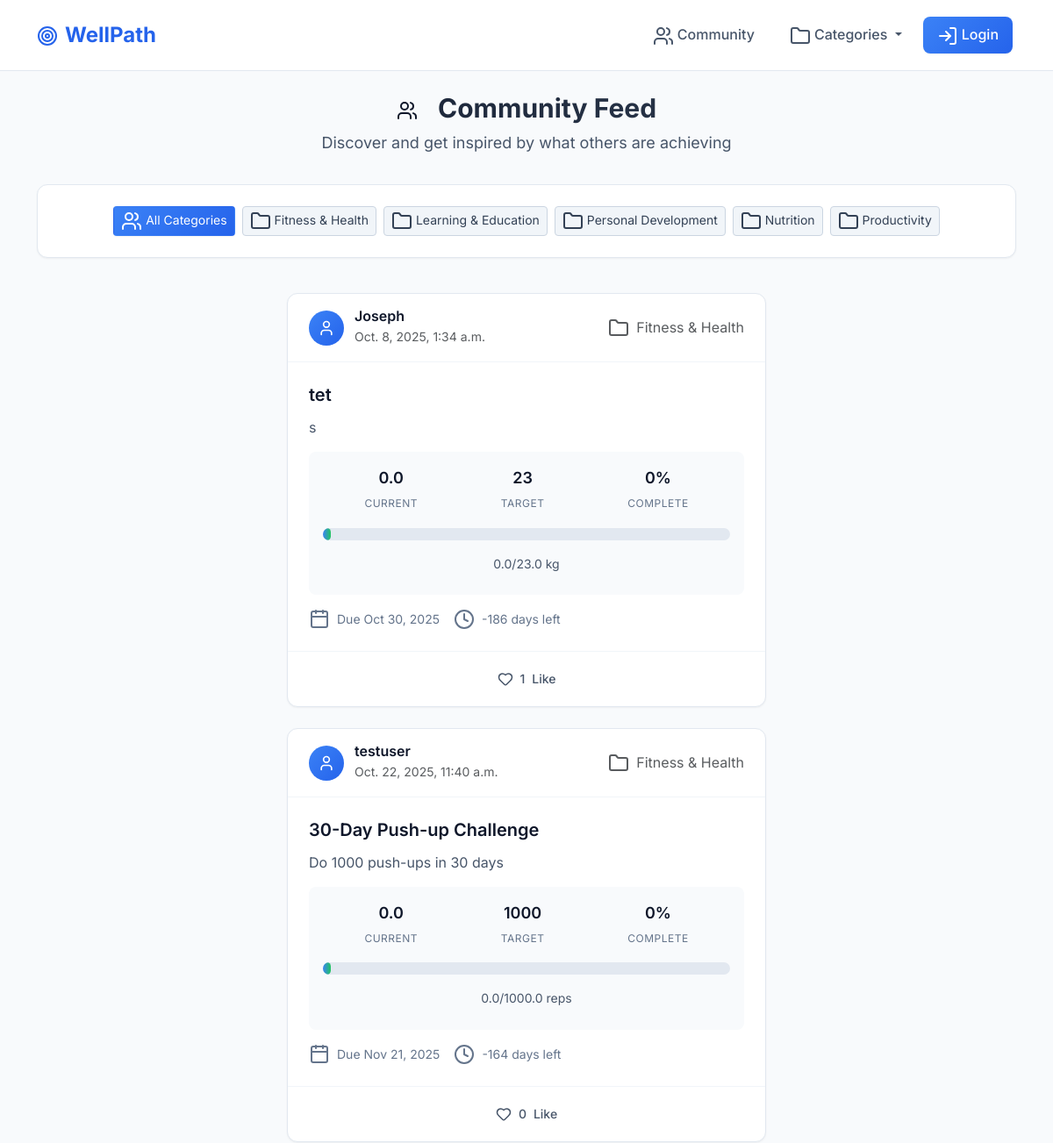
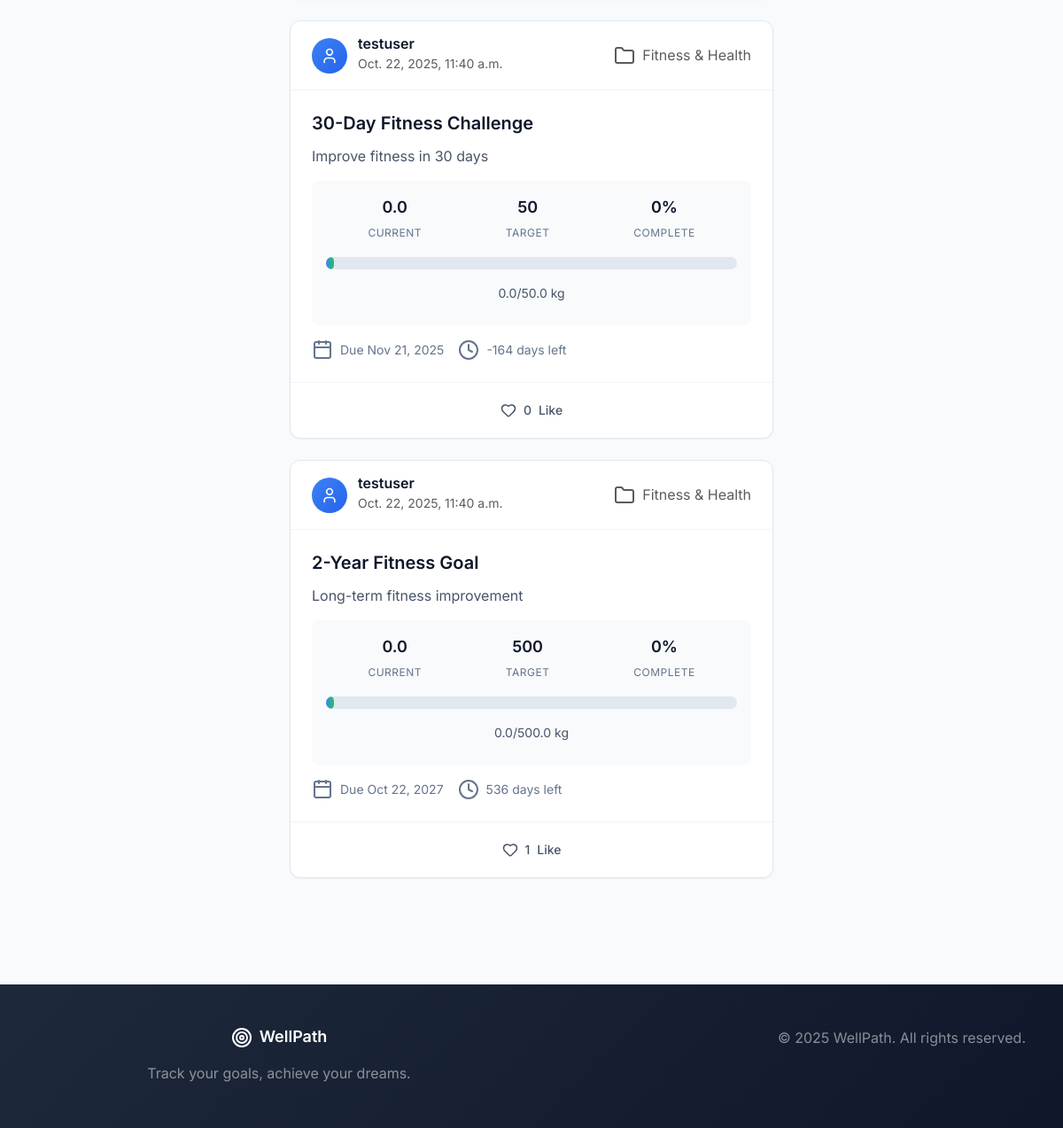
/feed/, run on the app's committed database (2 pictures, top to bottom).
### taxonomy/models.py (models this page shows, shortened)
class Category(models.Model):
    order = models.PositiveIntegerField(default=0)
    cat = models.CharField(max_length=64, unique=True)
    slug = models.SlugField(max_length=70, unique=True, blank=True)
    units = models.ManyToManyField("Unit", blank=True, related_name="categories")
    class Meta:
        ordering = ["order"]
        verbose_name_plural = "Categories"
        app_label = "taxonomy"

class Unit(models.Model):
    order = models.PositiveIntegerField(default=0)
    name = models.CharField(max_length=20)  # km, kg, ml, days
    class Meta:
        ordering = ['order']
        verbose_name_plural = "Units"
        app_label = "taxonomy"

### goals/models.py (models this page shows, shortened)
class Goal(models.Model):
    user = models.ForeignKey(User, on_delete=models.CASCADE)
    title = models.CharField(max_length=100)
    description = models.TextField(blank=True)
    category = models.ForeignKey(
        "taxonomy.Category",
        on_delete=models.CASCADE,
        blank=True,
        null=True,
        related_name="goals"
    )
    unit = models.ForeignKey(
        "taxonomy.Unit",
        on_delete=models.CASCADE,
        null=True,
        blank=True,
        related_name="goals"
    )
    target_value = models.FloatField()
    deadline = models.DateField(null=True, blank=True)
    is_public = models.BooleanField(default=True, db_index=True)
    created_at = models.DateTimeField(auto_now_add=True, db_index=True)
    finished_at = models.DateTimeField(null=True, blank=True, db_index=True)
    def days_remaining(self):
        if self.deadline:
            delta = self.deadline - now().date()
            return delta.days
        return None
    def get_current_value(self):
        return sum(p.value for p in self.progresses.all())
    @property
    def likes_count(self):
        return self.likes.count()
    def progress_percentage(self):
        from .services import goal_progress_percentage
        return goal_progress_percentage(self)

class User(AbstractUser):
    pass

### goals/views.py (the view)
# urls.py: path("feed/", views.feed, name="feed"),
def feed(request):
    active_goals = services.goal_list_public(status_filter="active")
    return render(request, "goals/feed.html", {
        "goals": active_goals,
        "categories": Category.objects.all(),
    })

### WellPath/context_processors.py (called while the page is built)
def feature_flags(request) -> Dict[str, bool]:
    return {
        "FEATURE_FLAGS": settings.FEATURE_FLAGS,
    }

### goals/services.py (called while the page is built)
def goal_progress_percentage(goal: Goal) -> float:
    if hasattr(goal, 'current_value') and goal.current_value is not None:
        total = goal.current_value or 0
    else:
        total = goal.get_current_value()
    if goal.target_value == 0:
        return 0
    return min(100, (total / goal.target_value) * 100)

### goals/views.py (called while the page is built)
def categories_context(request):
    return {'categories': Category.objects.all()}

### goals/templates/goals/feed.html (shortened to what this page needs)
{% extends 'goals/base.html' %}
{% load static %}
{% block content %}
<div class="container">
    <div class="page-header">
        <h1 class="page-title">
            <i data-lucide="users" class="me-3"></i>
            Community Feed
        </h1>
        <p class="page-subtitle">Discover and get inspired by what others are achieving</p>
    </div>
    <div class="modern-card mb-4">
        <div class="modern-card-body">
            <div class="d-flex flex-wrap gap-2 justify-content-center">
                <span class="btn btn-primary-modern btn-sm">
                    <i data-lucide="users" class="me-1"></i>All Categories
                </span>
                {% for category in categories %}
                <a {% if user.is_authenticated %} href="{% url 'category' category.slug %}" {% else %} href="{% url 'login' %}?next={% url 'category' category.slug %}" {% endif %} class="btn btn-secondary-modern btn-sm">
                    <i data-lucide="folder" class="me-1"></i>{{ category.cat }}
                </a>
                {% endfor %}
            </div>
        </div>
    </div>
    <div class="social-feed">
        <div class="row justify-content-center">
            <div class="col-lg-8 col-xl-6">
                {% include 'goals/_feed_card.html' with goals=goals %}
            </div>
        </div>
    </div>
</div>
{% endblock %}

### goals/templates/goals/_feed_card.html (shortened to what this page needs)
{% for goal in goals %}
<div class="social-post" data-goal-id="{{ goal.id }}">
    <div class="social-post-header">
        <div class="d-flex align-items-center">
            <div class="user-avatar">
                <i data-lucide="user" style="width: 20px; height: 20px;"></i>
            </div>
            <div class="user-info">
                <h6 class="username mb-0">{{ goal.user.username }}</h6>
                <small class="text-muted">{{ goal.created_at }}</small>
            </div>
        </div>
        {% if goal.category %}
        <a {% if user.is_authenticated %} href="{% url 'category' goal.category.slug %}" {% else %} href="{% url 'login' %}?next={% url 'category' goal.category.slug %}" {% endif %} class="text-muted text-decoration-none">
        <div class="post-status">
            <div class="meta-item">
                <i data-lucide="folder" class="me-1"></i>
                <span>{{ goal.category.cat }}</span>
            </div>
        </div>
        </a>
        {% endif %}
    </div>
    <div class="social-post-content">
        <h4 class="post-title">
            <a href="{% if user.is_authenticated %}{% url 'goal_detail' goal.id %}{% else %}{% url 'login' %}?next={% url 'goal_detail' goal.id %}{% endif %}"
               class="text-decoration-none">
                {{ goal.title }}
            </a>
        </h4>
        <p class="post-description">{{ goal.description }}</p>
        <div class="progress-section">
            <div class="progress-stats">
                <div class="stat-item">
                    <span class="stat-value">{{ goal.get_current_value|floatformat:1 }}</span>
                    <span class="stat-label">Current</span>
                </div>
                <div class="stat-item">
                    <span class="stat-value">{{ goal.target_value|floatformat:0 }}</span>
                    <span class="stat-label">Target</span>
                </div>
                <div class="stat-item">
                    <span class="stat-value">{{ goal.progress_percentage|floatformat:0 }}%</span>
                    <span class="stat-label">Complete</span>
                </div>
            </div>
            <div class="progress-bar-container">
                <div class="modern-progress">
                    <div class="modern-progress-bar"
                         style="width: {% if goal.progress_percentage > 0 %}{{ goal.progress_percentage|floatformat:0 }}{% else %}2{% endif %}%;"></div>
                </div>
                <div class="progress-text">
                    <span>{{ goal.get_current_value|floatformat:1 }}/{{ goal.target_value }} {{ goal.unit.name }}</span>
                </div>
            </div>
        </div>
        <div class="goal-meta-info">
            {% if goal.deadline %}
            <div class="meta-item">
                <i data-lucide="calendar" class="me-1"></i>
                <span>Due {{ goal.deadline|date:"M d, Y" }}</span>
            </div>
            {% endif %}
            {% if goal.days_remaining %}
            <div class="meta-item">
                <i data-lucide="clock" class="me-1"></i>
                <span>{{ goal.days_remaining }} days left</span>
            </div>
            {% endif %}
        </div>
    </div>
    <div class="social-post-actions">
        {% if user.is_authenticated %}
        {% csrf_token %}
            <button class="action-btn like-btn {% if goal.is_liked %}liked{% endif %}"
                    data-goal-id="{{ goal.id }}"
                    data-like-url="{% url 'like_goal' goal.id %}">
                <i data-lucide="heart" class="action-icon"></i>
                <span class="like-count">{{ goal.likes_count }}</span>
                <span class="action-text">Like</span>
            </button>
        {% else %}
            <a href="{% url 'login' %}?next={{ request.path }}" class="action-btn text-decoration-none ">
                <i data-lucide="heart" class="action-icon"></i>
                <span class="like-count">{{ goal.likes_count }}</span>
                <span class="action-text">Like</span>
            </a>
        {% endif %}
    </div>
</div>
{% endfor %}

### data on the page
Category: cat "Fitness & Health"
Category: cat "Learning & Education"
Category: cat "Personal Development"
Category: cat "Nutrition"
Category: cat "Productivity"
Goal: user.username "Joseph", created_at "Oct. 8, 2025, 1:34 a.m.", category.cat "Fitness & Health", title "tet", description "s", get_current_value "0.0", target_value "23", progress_percentage "0", target_value "23.0", unit.name "kg", deadline "Oct 30, 2025", days_remaining "-186", likes_count "1"
Goal: user.username "testuser", created_at "Oct. 22, 2025, 11:40 a.m.", category.cat "Fitness & Health", title "30-Day Push-up Challenge", description "Do 1000 push-ups in 30 days", get_current_value "0.0", target_value "1000", progress_percentage "0", target_value "1000.0", unit.name "reps", deadline "Nov 21, 2025", days_remaining "-164", likes_count "0"
Goal: user.username "testuser", created_at "Oct. 22, 2025, 11:40 a.m.", category.cat "Fitness & Health", title "30-Day Fitness Challenge", description "Improve fitness in 30 days", get_current_value "0.0", target_value "50", progress_percentage "0", target_value "50.0", unit.name "kg", deadline "Nov 21, 2025", days_remaining "-164", likes_count "0"
Goal: user.username "testuser", created_at "Oct. 22, 2025, 11:40 a.m.", category.cat "Fitness & Health", title "2-Year Fitness Goal", description "Long-term fitness improvement", get_current_value "0.0", target_value "500", progress_percentage "0", target_value "500.0", unit.name "kg", deadline "Oct 22, 2027", days_remaining "536", likes_count "1"
